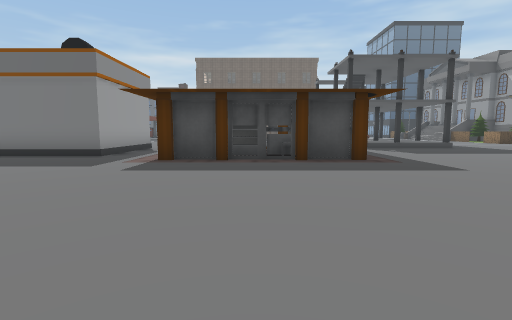
View 1 (above)

24 first-person views from a walk through a Unity game level. The camera is 1.3 m above the floor, tilts 6° down and sees 85° across. Doors are open. The floor is counted in squares, 2 m on a side. Each view is taken from the middle of a square. On the plan, view 1 faces up. The plan holds only what a view shows up to about 9 squares ahead; the rest is blank. The place goes on beyond the plan. The player is left out. Some surface patterns are stand-ins.

View 2
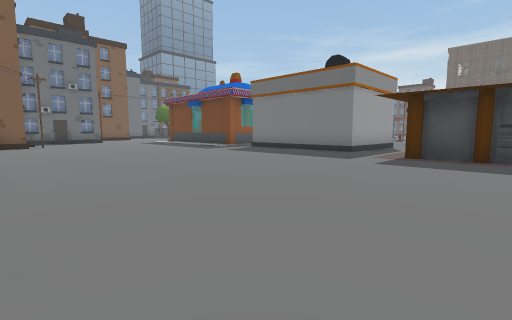

View 3
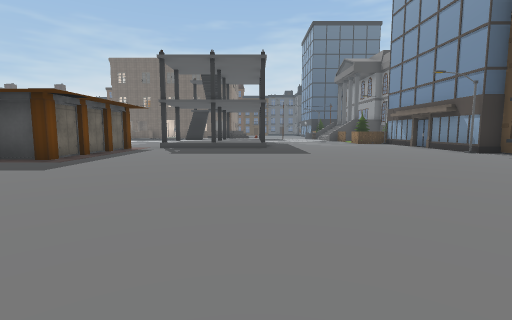

View 4
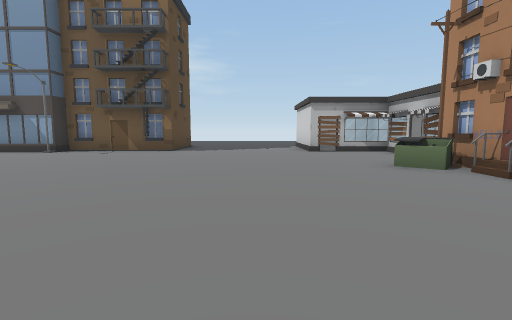

View 5
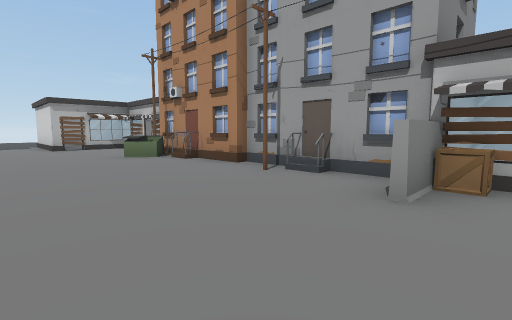

View 6
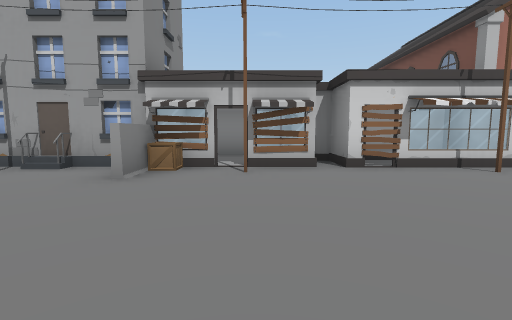

View 7
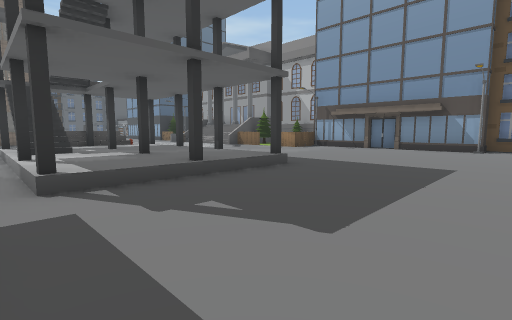

View 8
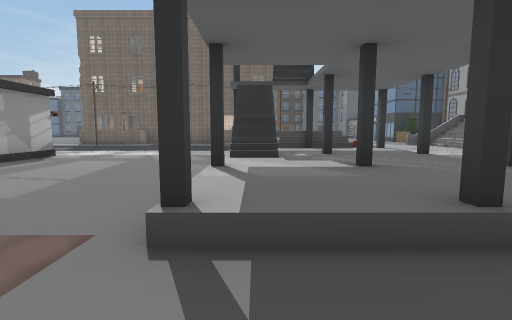

View 9
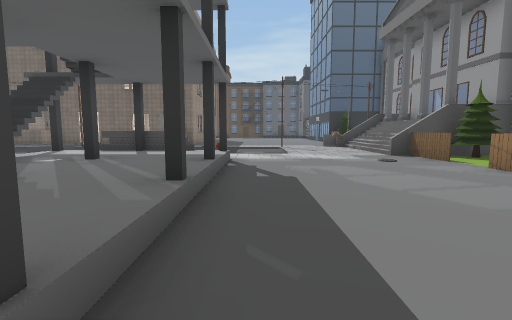

View 10
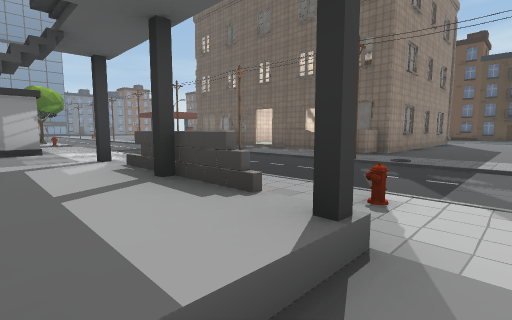

View 11
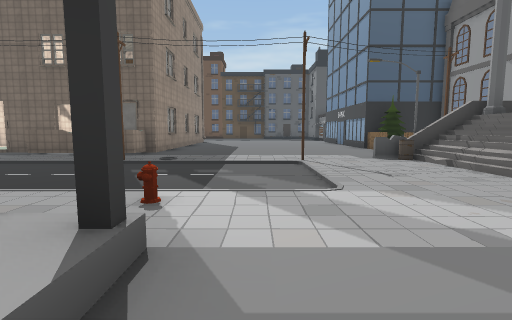

View 12
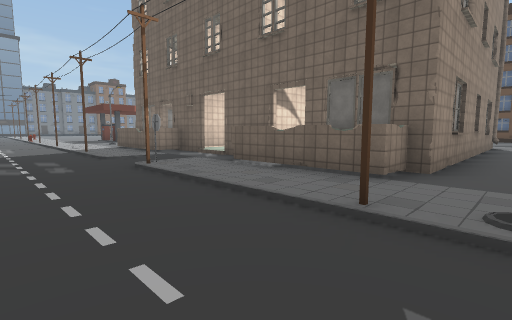

View 13
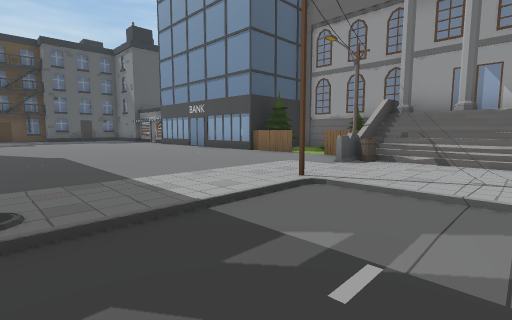

View 14
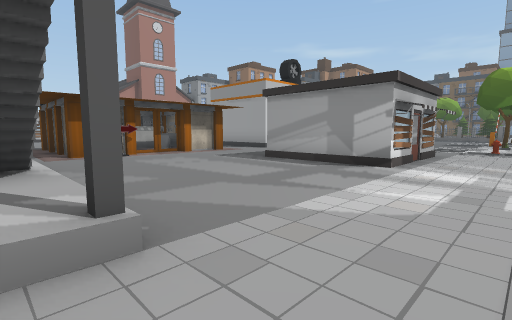

View 15
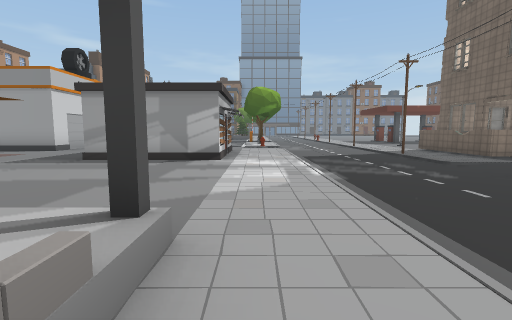

View 16
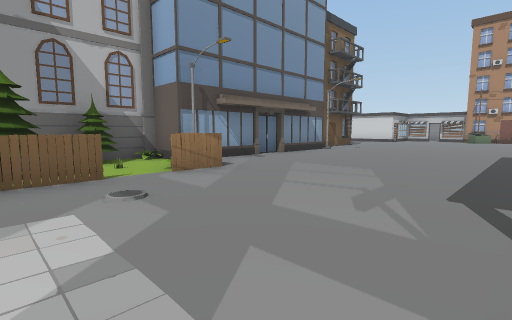

View 17
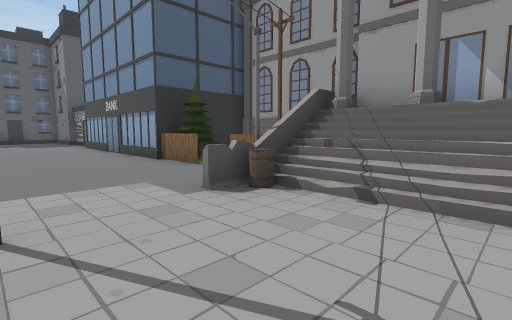

View 18
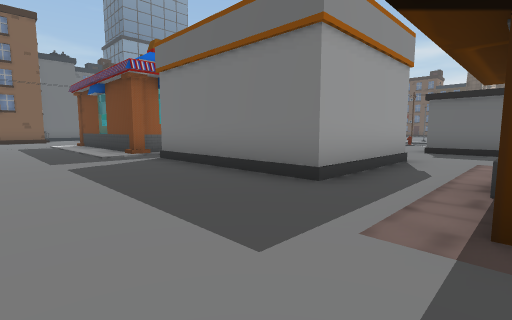

View 19
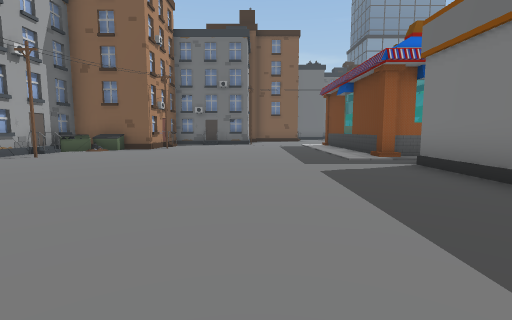

View 20
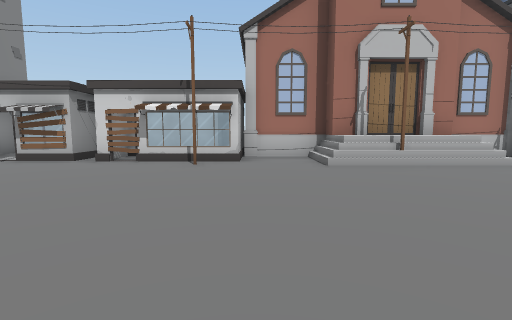

View 21
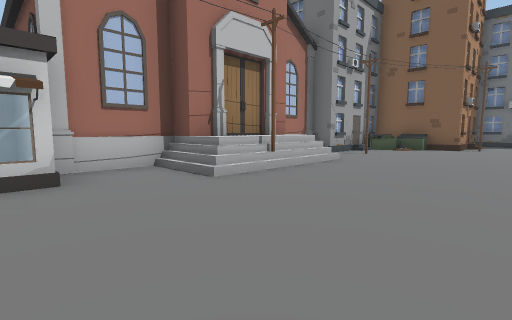

View 22
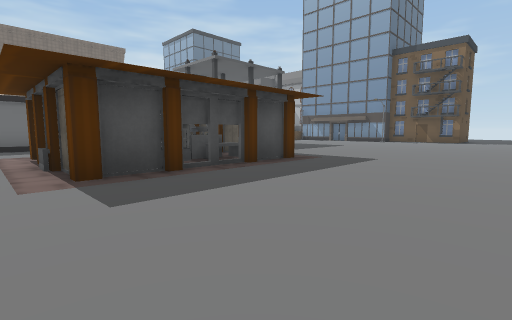

View 23
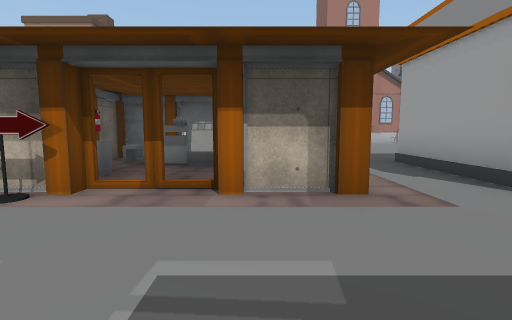

View 24
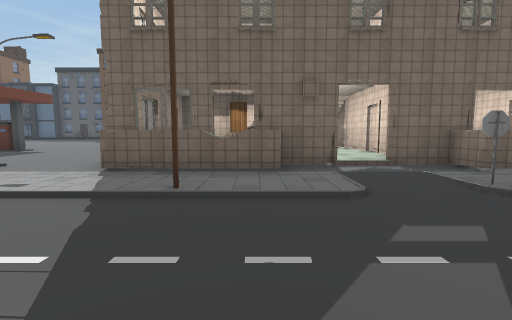

### Floor plan
Key: @ floor where view 1 was taken; # wall or solid block; x gap in a wall; . main floor; : floor 0.25 m higher than the main floor; + floor 0.5 m higher than the main floor; * floor 1 m higher than the main floor; / step, stairs or slope; D open door; = window, fence, low wall or low ledge; v drop or lower ground; H house; Y hydrant; F fence; T tree; S sign; O other object.
Columns run from 12 left of view 1 to 14 right of it. Each row starts with its distance up from view 1.
 29                    .....#
 28                   ......#
 27   #...   #   .#   ......#
 26    ...   O  ..    ......###
 25    ....#    ::#  #......FT
 24     ...#   :::# ##......F
 23       ..#DD#D#DD#........OO
 22       .................#O##
 21        //#//.S///#///#.O/
 20        ............../../v
 19         ............./../x
 18        ////////////Y//../x
 17    T..O.................FT#
 16       /.HHHH...#+==+....F.O
 15         #  H..../+++....FOT
 14            #....//++...FO O
 13         .......#++++......#
 12         ........++++......#
 11         ......O#+#+#......H
 10         #.OODO ...........#
  9         #.O ##O...........#
  8   =.#####O ###O...........#
  7 =##.......  #O#...........#
  6 ..........  OOO...........#
  5 ...........O.O............H
  4 ...........................
  3 ...........................
  2 ...........................
  1 ...........................
  0 ............@.............#
 -1 O.#.//=/........#.....O...H
 -2 H/../***..HHH#HOO##HH#OHHHH
 -3   ########HHH#  ##        #
 -4          ##  H###         H
 -5          #   H

Positions as (right, up) in squares from view 1, and headings:
1: (0, 0), facing up
2: (0, -1), facing up-left
3: (7, 0), facing up
4: (5, 2), facing right
5: (3, 2), facing down-right
6: (2, 3), facing down
7: (3, 7), facing up-right
8: (4, 9), facing up
9: (8, 10), facing up
10: (8, 15), facing up-left
11: (8, 15), facing up
12: (6, 19), facing up-left
13: (6, 19), facing up-right
14: (4, 18), facing down-left
15: (5, 17), facing left
16: (8, 17), facing down-right
17: (9, 19), facing up-right
18: (-2, 4), facing up-left
19: (-3, 4), facing left
20: (-3, 4), facing down
21: (-2, 2), facing down-left
22: (-3, 2), facing up-right
23: (-1, 13), facing down
24: (-2, 18), facing up
